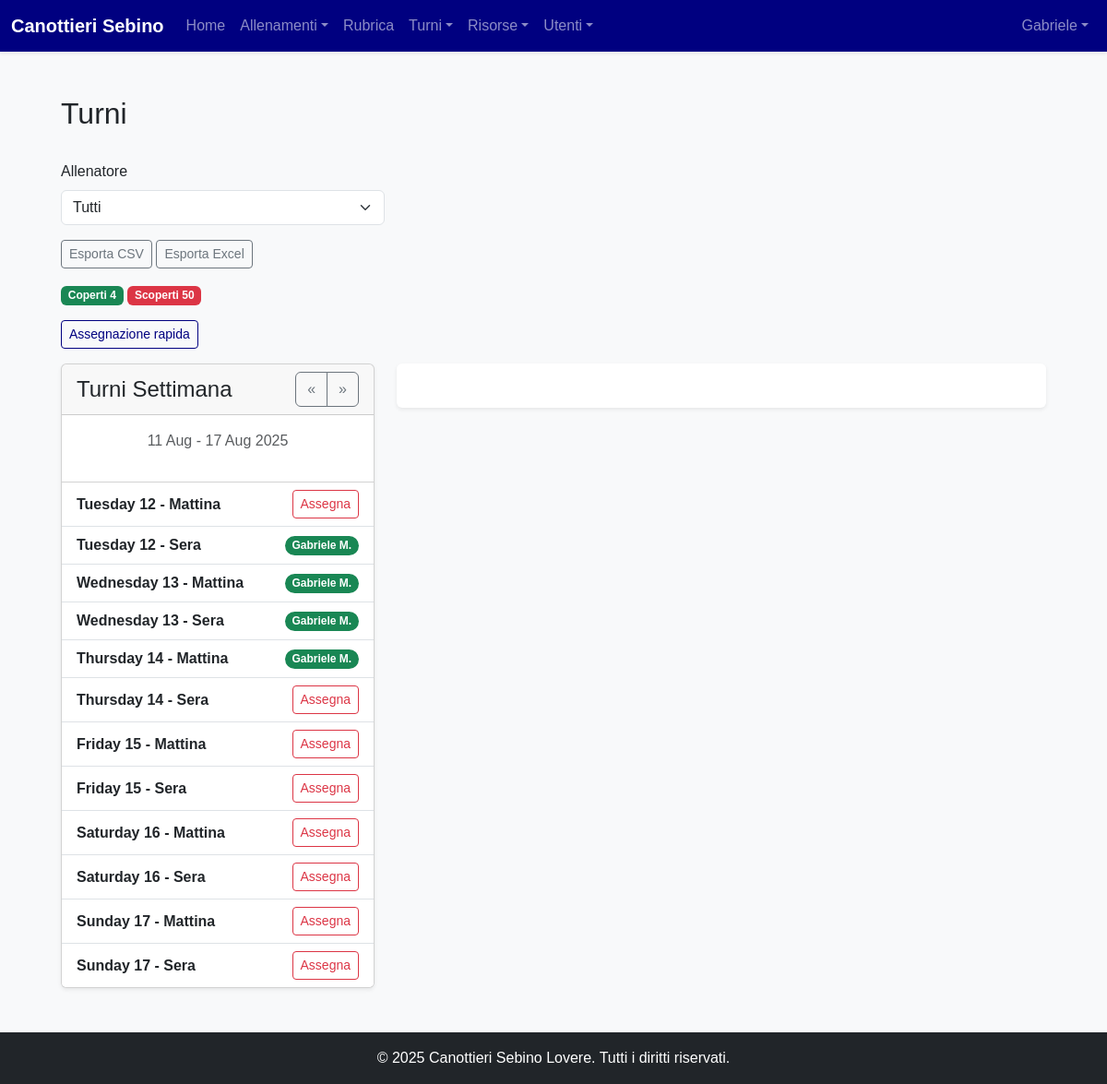
The page /turni (signed in) on the database its author committed.
### models.py (models this page shows, shortened)
class User(Base):
    __tablename__ = "users"
    id = Column(Integer, primary_key=True, index=True)
    username = Column(String, unique=True, index=True, nullable=False)
    hashed_password = Column(String, nullable=False)
    first_name = Column(String, nullable=False)
    last_name = Column(String, nullable=False)
    email = Column(String, unique=True, index=True)
    phone_number = Column(String)
    date_of_birth = Column(Date)
    tax_code = Column(String, unique=True)
    enrollment_year = Column(Integer)
    membership_date = Column(Date)
    certificate_expiration = Column(Date)
    address = Column(String)
    manual_category = Column(String, nullable=True)
    roles = relationship("Role", secondary=user_roles, back_populates="users")
    tags = relationship("Tag", secondary=user_tags, back_populates="users")
    barche_assegnate = relationship("Barca", secondary=barca_atleti_association, back_populates="atleti_assegnati")
    schede_pesi = relationship("SchedaPesi", back_populates="atleta")
    turni = relationship("Turno", back_populates="user")
    availabilities = relationship("TrainerAvailability", back_populates="user")
    allenamenti_seguiti = relationship("Allenamento", secondary=allenamento_coach_association, back_populates="coaches")

class Turno(Base):
    __tablename__ = "turni"
    id = Column(Integer, primary_key=True, index=True)
    data = Column(Date, nullable=False, index=True)
    fascia_oraria = Column(String, nullable=False)
    user_id = Column(Integer, ForeignKey('users.id'), nullable=True)
    user = relationship("User", back_populates="turni")

### routers/trainings.py (the view)
@router.get("/turni", response_class=HTMLResponse)
async def view_turni(
    request: Request,
    db: Session = Depends(get_db),
    current_user: models.User = Depends(get_current_admin_or_coach_user),
    week_offset: int = 0,
    allenatore_id: int | None = None,
):
    today = date.today() + timedelta(weeks=week_offset)
    start_of_week = today - timedelta(days=today.weekday())
    end_of_week = start_of_week + timedelta(days=6)
    allenatori = (
        db.query(models.User)
        .join(models.User.roles)
        .filter(models.Role.name == "allenatore")
        .all()
    )
    query = db.query(models.Turno).filter(
        models.Turno.data.between(start_of_week, end_of_week)
    )
    if allenatore_id:
        query = query.filter(models.Turno.user_id == allenatore_id)
    turni = query.order_by(models.Turno.data, models.Turno.fascia_oraria).all()
    availabilities = (
        db.query(models.TrainerAvailability)
        .filter(
            models.TrainerAvailability.turno_id.in_([t.id for t in turni]),
            models.TrainerAvailability.available.is_(True),
        )
        .all()
    )
    avail_map: dict[int, list[int]] = {}
    for av in availabilities:
        avail_map.setdefault(av.turno_id, []).append(av.user_id)
    month_start = date.today().replace(day=1)
    if month_start.month == 12:
        next_month = date(month_start.year + 1, 1, 1)
    else:
        next_month = date(month_start.year, month_start.month + 1, 1)
    month_end = next_month - timedelta(days=1)
    month_query = db.query(models.Turno).filter(
        models.Turno.data.between(month_start, month_end)
    )
    if allenatore_id:
        month_query = month_query.filter(models.Turno.user_id == allenatore_id)
    month_covered = month_query.filter(models.Turno.user_id.isnot(None)).count()
    month_uncovered = month_query.filter(models.Turno.user_id.is_(None)).count()
    return templates.TemplateResponse(
        "turni.html",
        {
            "request": request,
            "current_user": current_user,
            "allenatori": allenatori,
            "turni": turni,
            "avail_map": avail_map,
            "week_offset": week_offset,
            "week_start": start_of_week,
            "week_end": end_of_week,
            "current_filter": allenatore_id,
            "month_covered": month_covered,
            "month_uncovered": month_uncovered,
        },
    )

### templates/turni.html (shortened to what this page needs)
{% extends "layouts/_base.html" %}
{% block content %}
<div class="container-fluid p-4">
    <div class="d-flex justify-content-between align-items-center mb-4">
        <h1 class="h2">Turni</h1>
    </div>
    <div class="mb-3">
        <form method="get" class="row g-2 align-items-end">
            <div class="col-sm-4">
                <label for="allenatoreFilter" class="form-label">Allenatore</label>
                <select class="form-select" id="allenatoreFilter" name="allenatore_id" onchange="this.form.submit()">
                    <option value="">Tutti</option>
                </select>
            </div>
        </form>
    </div>
    <div class="mb-3">
        <a href="/turni/export/csv" class="btn btn-outline-secondary btn-sm">Esporta CSV</a>
        <a href="/turni/export/excel" class="btn btn-outline-secondary btn-sm">Esporta Excel</a>
    </div>
    <div class="mb-3">
        <span class="badge bg-success">Coperti {{ month_covered }}</span>
        <span class="badge bg-danger">Scoperti {{ month_uncovered }}</span>
    </div>
    {% if current_user.is_admin %}
    <div class="mb-3">
        <button class="btn btn-sm btn-outline-primary" id="toggleQuickAssign" type="button">Assegnazione rapida</button>
    </div>
    {% endif %}
    <div class="row g-4">
        <div class="col-lg-4">
            <div class="card shadow-sm">
                <div class="card-header d-flex justify-content-between align-items-center">
                    <h4 class="mb-0">Turni Settimana</h4>
                    <div class="btn-group">
                        <a href="/turni?week_offset={{ week_offset - 1 }}{% if current_filter %}&allenatore_id={{ current_filter }}{% endif %}" class="btn btn-outline-secondary">&laquo;</a>
                        <a href="/turni?week_offset={{ week_offset + 1 }}{% if current_filter %}&allenatore_id={{ current_filter }}{% endif %}" class="btn btn-outline-secondary">&raquo;</a>
                    </div>
                </div>
                <div class="card-body">
                    <p class="text-center text-muted">
                        {{ week_start.strftime('%d %b') }} - {{ week_end.strftime('%d %b %Y') }}
                    </p>
                </div>
                <div class="list-group list-group-flush">
                    {% for turno in turni %}
                        <div class="list-group-item d-flex justify-content-between align-items-center">
                            <div>
                                <div class="fw-bold">{{ turno.data.strftime('%A %d') }} - {{ turno.fascia_oraria }}</div>
                            </div>
                            {% if turno.user %}
                                <span class="badge rounded-pill" style="background-color: #198754;">{{ turno.user.first_name }} {{ turno.user.last_name[0] }}.</span>
                            {% else %}
                                {% if current_user.is_admin %}
                                <button class="btn btn-sm btn-outline-danger assign-btn"
                                        data-bs-toggle="modal"
                                        data-bs-target="#assignTurnoModal"
                                        data-turno-id="{{ turno.id }}"
                                        data-turno-info="{{ turno.data.strftime('%d/%m/%Y') }} ({{ turno.fascia_oraria }})"
                                        data-available="{{ avail_map.get(turno.id, [])|join(',') }}">
                                    Assegna
                                </button>
                                {% else %}
                                <span class="badge bg-danger">Libero</span>
                                {% endif %}
                            {% endif %}
                        </div>
                    {% else %}
                        <div class="list-group-item">Nessun turno in questa settimana.</div>
                    {% endfor %}
                </div>
            </div>
        </div>
        <div class="col-lg-8">
            <div id="calendar" class="bg-white p-4 rounded shadow-sm"></div>
        </div>
    </div>
</div>
{% endblock %}

### templates/layouts/_base.html (shortened to what this page needs)
<!doctype html>
<html lang="it" class="h-100">
<head>
    <link href="https://cdn.jsdelivr.net/npm/bootstrap@5.3.3/dist/css/bootstrap.min.css" rel="stylesheet">
    <link rel="stylesheet" href="{{ url_for('static', path='/style.css') }}">
</head>
<body class="d-flex flex-column h-100 bg-light">
<nav class="navbar navbar-expand-lg navbar-dark bg-primary shadow-sm">
    <div class="container-fluid">
        <a class="navbar-brand fw-bold" href="/dashboard">Canottieri Sebino</a>
        <div class="collapse navbar-collapse" id="navbarNav">
            {% if current_user is defined and current_user %}
            <ul class="navbar-nav me-auto mb-2 mb-lg-0">
                <li class="nav-item"><a class="nav-link" href="/dashboard">Home</a></li>
                <li class="nav-item dropdown">
                    <a class="nav-link dropdown-toggle" href="#" id="allenamentiDropdown" role="button" data-bs-toggle="dropdown">Allenamenti</a>
                </li>
                <li class="nav-item"><a class="nav-link" href="/rubrica">Rubrica</a></li>
                {% if current_user is defined and current_user and (current_user.is_admin or current_user.is_allenatore) %}
                <li class="nav-item dropdown">
                    <a class="nav-link dropdown-toggle" href="#" id="turniDropdown" role="button" data-bs-toggle="dropdown">Turni</a>
                </li>
                {% endif %}
                <li class="nav-item dropdown">
                    <a class="nav-link dropdown-toggle" href="#" id="risorseDropdown" role="button" data-bs-toggle="dropdown">Risorse</a>
                </li>
                {% if current_user is defined and current_user and current_user.is_admin %}
                <li class="nav-item dropdown">
                    <a class="nav-link dropdown-toggle" href="#" id="adminMenu" role="button" data-bs-toggle="dropdown">Utenti</a>
                </li>
                {% endif %}
            </ul>
            {% endif %}
            <ul class="navbar-nav ms-auto">
                {% if current_user is defined and current_user %}
                <li class="nav-item dropdown">
                    <a class="nav-link dropdown-toggle" href="#" id="navbarUserDropdown" role="button" data-bs-toggle="dropdown">{{ current_user.first_name or current_user.username }}</a>
                </li>
                {% else %}
                <li class="nav-item"><a class="nav-link" href="/login">Login</a></li>
                {% endif %}
            </ul>
        </div>
    </div>
</nav>
<main class="container my-4 flex-grow-1">{% block content %}{% endblock %}</main>
<footer class="text-center text-white py-3 mt-auto bg-dark"><p class="mb-0">&copy; 2025 Canottieri Sebino Lovere. Tutti i diritti riservati.</p></footer>
</body>
</html>

### static/style.css (style rules this page uses)
:root { --club-white: #ffffff; --club-light-blue: #ADD8E6; --club-navy-blue: #000080; --club-off-white-bg: #f8f9fa; --club-text-dark: #212529; --bs-primary-rgb: 0, 0, 128; }
body { font-family: Helvetica, Arial, sans-serif; color: var(--club-text-dark); background-color: var(--club-off-white-bg); }
.navbar-dark { background-color: var(--club-navy-blue) !important; }
.btn-outline-primary { --bs-btn-color: var(--club-navy-blue); --bs-btn-border-color: var(--club-navy-blue); --bs-btn-hover-bg: var(--club-navy-blue); --bs-btn-hover-border-color: var(--club-navy-blue); }
a { color: var(--club-navy-blue); }
#calendar { max-width: 900px; margin: 0 auto; }

### rows shown on the page
User: first_name "Gabriele"
Turno: data "Tuesday 12", fascia_oraria "Mattina"
Turno: data "Tuesday 12", fascia_oraria "Sera", user.first_name "Gabriele", user "M"
Turno: data "Wednesday 13", fascia_oraria "Mattina", user.first_name "Gabriele", user "M"
Turno: data "Wednesday 13", fascia_oraria "Sera", user.first_name "Gabriele", user "M"
Turno: data "Thursday 14", fascia_oraria "Mattina", user.first_name "Gabriele", user "M"
Turno: data "Thursday 14", fascia_oraria "Sera"
Turno: data "Friday 15", fascia_oraria "Mattina"
Turno: data "Friday 15", fascia_oraria "Sera"
Turno: data "Saturday 16", fascia_oraria "Mattina"
Turno: data "Saturday 16", fascia_oraria "Sera"
Turno: data "Sunday 17", fascia_oraria "Mattina"
Turno: data "Sunday 17", fascia_oraria "Sera"

### other values the page prints
{{ month_covered }} "4"
{{ month_uncovered }} "50"
{{ week_start.strftime('%d %b') }} "11 Aug"
{{ week_end.strftime('%d %b %Y') }} "17 Aug 2025"
